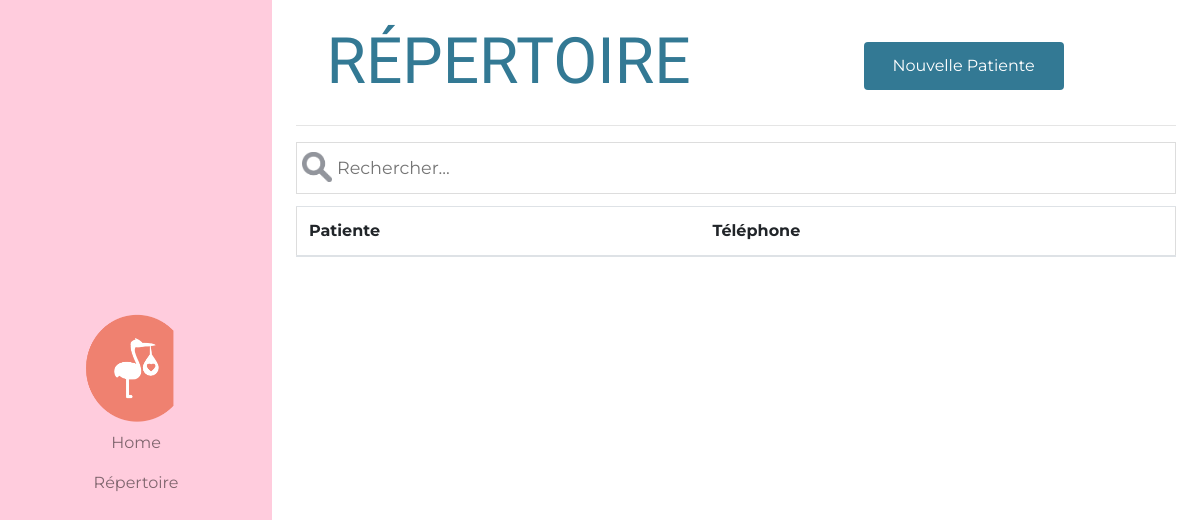
/espace-pro/repertoire/, run on an earlier commit of the app's database.
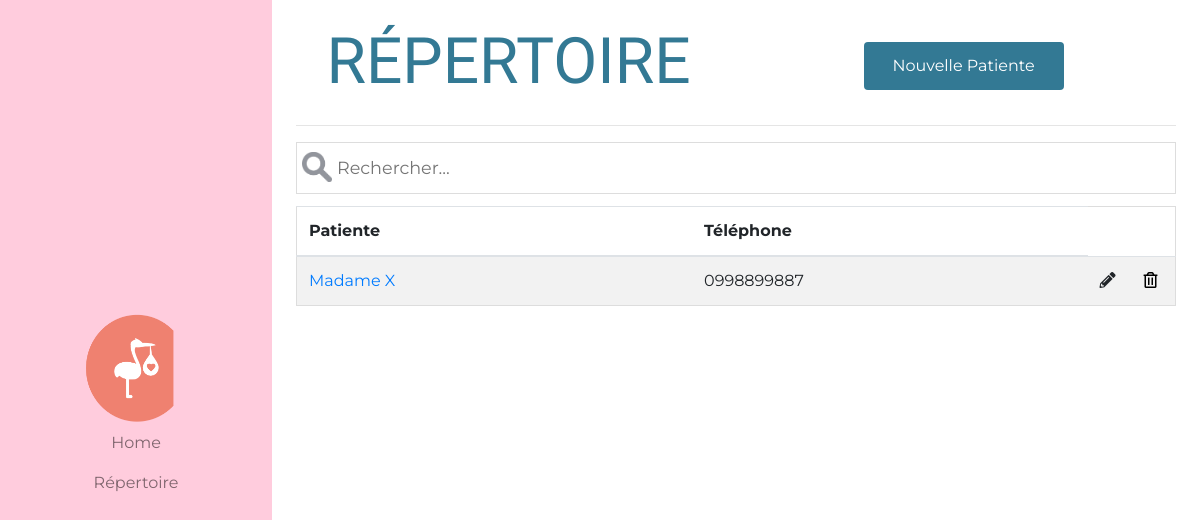
And on a later commit of the database.
### APP_002_PROPAGE/models.py (models this page shows, shortened)
class Patient(models.Model):
    patient_first_name         = models.CharField(max_length=120)
    patient_last_name          = models.CharField(max_length=120)
    phone_regex                = RegexValidator(regex=r'^0\d{9}$', message='Phone number must be like 06XXXXXXXX')
    praticien_phone_number     = models.CharField(validators=[phone_regex], max_length=10, help_text='Exemple : 0608767898')
    slug                       = models.SlugField(null=True, blank=True)
    class Meta:
        verbose_name = 'Patiente'
        verbose_name_plural = 'Patientes'

### APP_002_PROPAGE/views.py (the view)
class PatientListView(ListView):
    template_name = "APP_002_PROPAGE/repertoire.html"
    def get_queryset(self):
        return Patient.objects.all()
    def get_context_data(self, *args, **kwargs):
        context = super(PatientListView, self).get_context_data(*args, **kwargs)
        context['title'] = "Répertoire"
        return context

### APP_002_PROPAGE/templates/APP_002_PROPAGE/repertoire.html (shortened to what this page needs)
{% extends "base.html" %}
{% load staticfiles %}
{% block css %}
{{ block.super }}
<link href="{% static 'APP_002_PROPAGE/css/side-navbar.css' %}" rel="stylesheet">
<link href="{% static 'APP_002_PROPAGE/css/repertoire.css' %}" rel="stylesheet">
{% endblock css %}
{% block content %}
{% include "APP_002_PROPAGE/side-navbar.html" %}
<div class="container-fluid repertoire-css p-4">
    <div class=row>
        <div class='col-md-6'>
            <h1 class="main-page-title"> {{ title|upper }}</h1>
        </div>
        <div class='col-md-6 my-auto text-center'>
            <a href="{% url 'propage:espace-pro-patient-form' %}" class="btn button" role="button" aria-pressed="true">Nouvelle Patiente</a>
        </div>
    </div>
    <hr class="featurette-divider">
    <div class="row">
        <div class="col-12">
            <input type="text" id="myInput" onkeyup="myFunction()" placeholder="Rechercher...">
        </div>
    </div>
    <table class="table table-striped" id="myTable">
        <thead>
            <tr>
                <th>Patiente</th>
                <th>Téléphone</th>
            </tr>
        </thead>
        <tbody>
        {% for patient in object_list %}
            <tr>
                <td style="width: 45%"><a href="{% url 'propage:espace-pro-repertoire' %}{{ patient.slug}}">{{ patient.patient_first_name}} {{ patient.patient_last_name}}</a></td>
                <td style="width: 45%">{{ patient.praticien_phone_number}}</td>
                <td style="width: 5%"><i class="fas fa-pencil-alt"></i></td>
                <td style="width: 5%">
                    <form action="{% url 'propage:patient-delete' slug=patient.slug %}" method="POST">
                      <button class='button-bin' type="submit"><i class="far fa-trash-alt" type="submit"></i></button>
                    </form>
                </td>
            </tr>
        {% endfor %}
        </tbody>
    </table>
</div>
{% endblock content %}

What changed in the data, as far as the page shows it:
added Patient: patient_first_name "Madame", patient_last_name "X", praticien_phone_number "0998899887"
